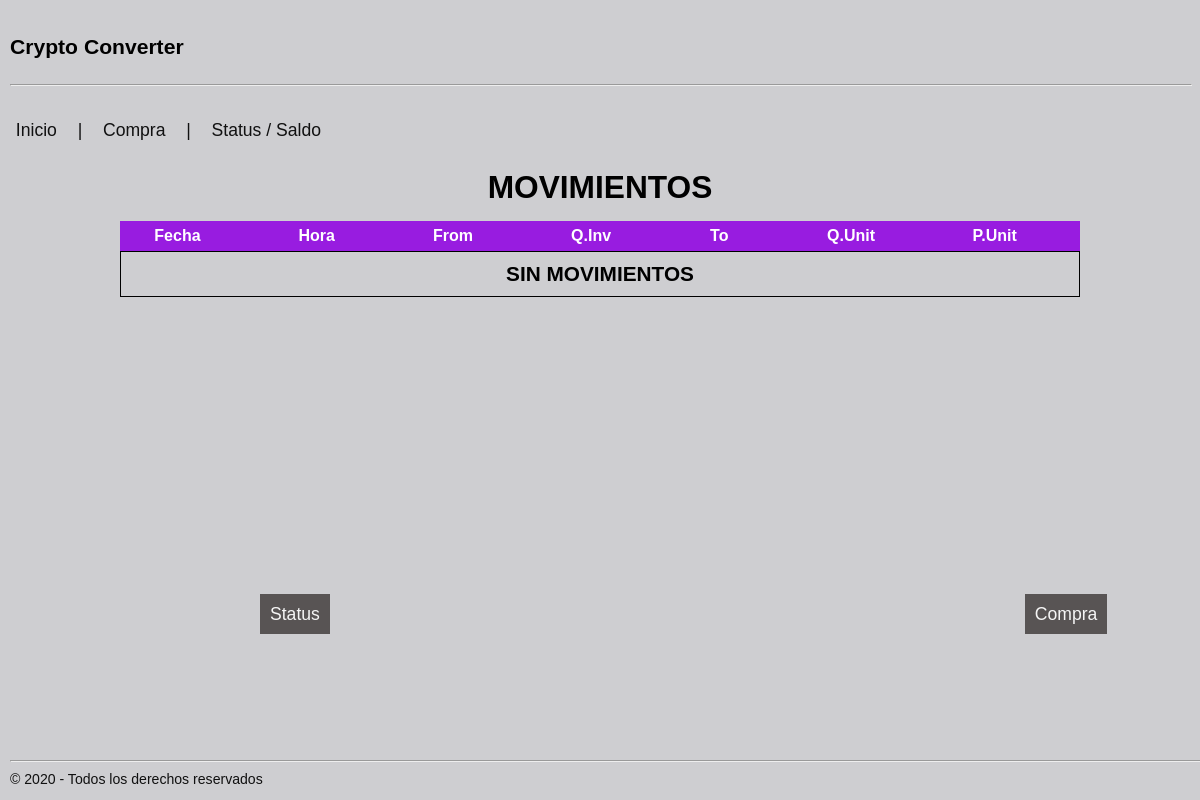
Before: / with the older database file.
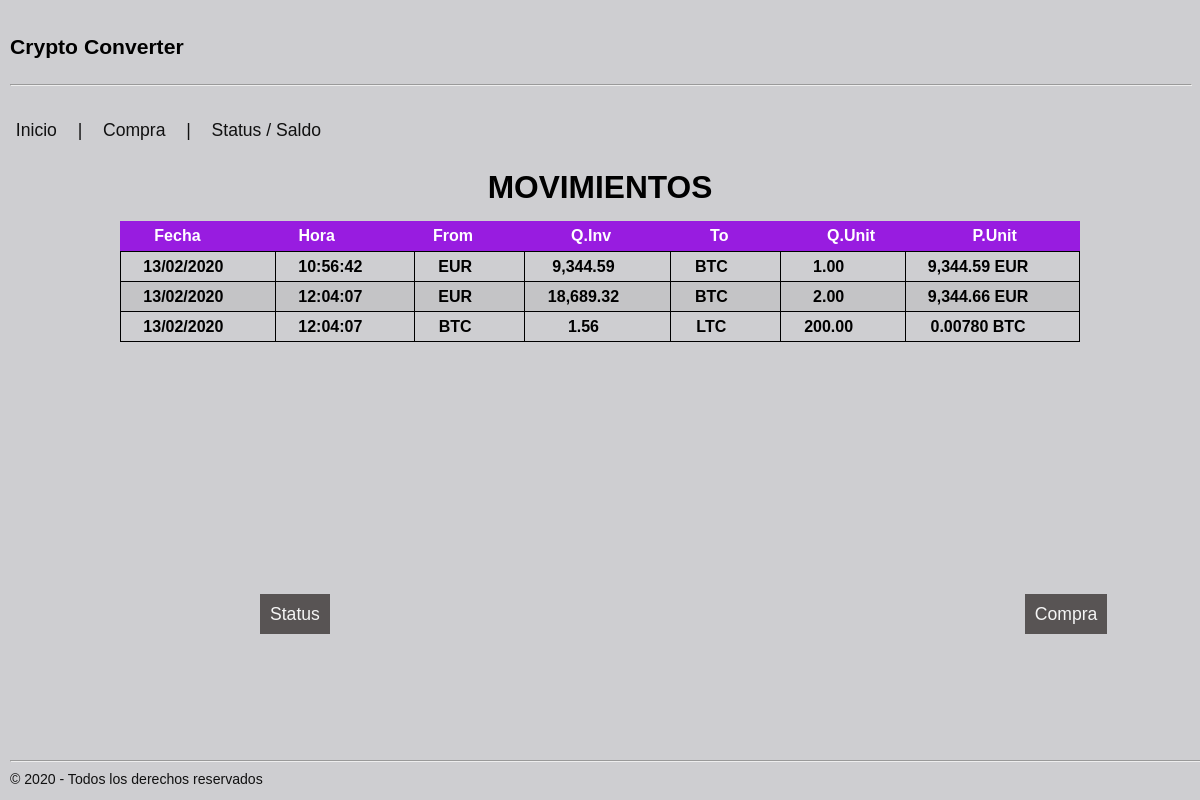
After: the same page with the newer database file.
### tables this page shows
CREATE TABLE "movements" (
	"Id"	INTEGER PRIMARY KEY AUTOINCREMENT,
	"date"	TEXT NOT NULL,
	"time"	TEXT NOT NULL,
	"from_currency"	TEXT NOT NULL,
	"from_quantity"	REAL NOT NULL,
	"to_currency"	TEXT NOT NULL,
	"to_quantity"	REAL NOT NULL,
	FOREIGN KEY("to_currency") REFERENCES "cryptos"("Id"),
	FOREIGN KEY("from_currency") REFERENCES "cryptos"("Id")
);

### crypto/routes.py (the view)
@app.route("/")
def index():
    registros = dataQuery("SELECT date, time, from_currency, from_quantity, to_currency, to_quantity FROM MOVEMENTS;")
    return render_template("index.html", registros = registros)

### crypto/routes.py (called while the page is built)
def dataQuery(consulta):
    conex = sqlite3.connect(BBDD)
    cursor = conex.cursor()
    movs = cursor.execute(consulta).fetchall()
    if len(movs) == 0:
        movs = None
    conex.commit()
    conex.close()
    return movs

### crypto/templates/index.html (shortened to what this page needs)
{% extends "base.html" %}
{% block content %}
    <h1 align="center" class="title">MOVIMIENTOS</h1>
    <table WIDTH="80%" class="primary" align="center">
        <thead>
            <tr>
                <th>Fecha</th>
                <th>Hora</th>
                <th>From</th>
                <th>Q.Inv</th>
                <th>To</th>
                <th>Q.Unit</th>
                <th>P.Unit</th>
            </tr>
        </thead>
        <tbody>
            {% if not registros %}
                <tr>
                    <td class="title_sin"> SIN MOVIMIENTOS </td>
                </tr>
            {% else %}
                {% for campo in registros %}
                    <tr class="movements">
                        <td>{{ campo[0]}}</td>
                        <td>{{ campo[1]}}</td>
                        <td>{{ campo[2]}}</td>
                        {% if campo[3] >= 1 %}
                        <td>{{ "{:,.2f}".format(campo[3])}}</td>
                        {% else %}
                        <td>{{ "{:,.5f}".format(campo[3])}}</td>
                        {% endif %}
                        <td>{{ campo[4] }}</td>
                        <td>{{ "{:,.2f}".format(campo[5])}}</td>
                        {% if campo[3]/campo[5] >= 1 %}
                        <td>{{ "{:,.2f}".format(campo[3]/campo[5]) }}&nbsp;{{ campo[2] }}</td>
                        {% else %}
                        <td>{{ "{:,.5f}".format(campo[3]/campo[5]) }}&nbsp;{{ campo[2] }}</td>
                        {% endif %}
                    </tr>
                {% endfor %}
            {% endif %}
        </tbody>
    </table>
        <a href="/status" class="myCoolButton1">Status</a>
        <a href="/purchase" class="myCoolButton2">Compra </a>
{% endblock %}

### crypto/templates/base.html (shortened to what this page needs)
<html lang="en">
<head>
    <link rel="stylesheet" href="/static/css/picnic.min.css">
    <link rel="stylesheet" href="/static/css/picnic.css">
    <link rel="stylesheet" href="/static/css/styles.css">
</head>
<body style="background-color:rgba(197, 197, 200, 0.835);">
    <header>
        <p>Crypto Converter</p>
        <hr width="100%" size="10" style="color: hsl(0, 0%, 0%);"/>
    </header>
    <a href="/" class="pseudo button">Inicio</a> | <a href="/purchase" class="pseudo button">Compra</a> | <a href="/status" class="pseudo button">Status / Saldo</a>
    <section class="container">
        {% block content %}{% endblock %}
    </section>
    <footer>
        <hr width="560%" size="10" style="color: hsl(0, 0%, 0%);"/>
        &copy 2020 - Todos los derechos reservados
    </footer>
</body>
</html>

### crypto/static/css/styles.css (style rules this page uses)
header { font-family: Verdana, Geneva, Tahoma, sans-serif; background-color: rgb(#981ce0); font-weight: bold; font-size: 1.2em; color: rgb(0, 0, 0); padding: 10px; }
footer { position:fixed; left:0px; bottom:0px; background-color: rgb(#fdfdfd); font-weight: normal; font-size: 0.8em; padding: 10px; }
.myCoolButton1 { background-color: #524e4ef3; color: whitesmoke; width: 320px; padding: 10px; border: 5px; position: relative; left: 260px; bottom:-50px }
.myCoolButton2 { background-color: #524e4ef3; color: whitesmoke; width: 320px; padding: 10px; border: 5px; position: relative; left: 950px; bottom:-50px }
.title { font-family: Verdana, Geneva, Tahoma, sans-serif; background-color: rgb(#000000); font-weight: bold; font-size: 1.8em; color: rgb(0, 0, 0); padding: 10px; }
.movements { font-family: Verdana, Geneva, Tahoma, sans-serif; background-color: rgb(#000000); font-weight: bold; font-size: 1.0em; color: rgb(0, 0, 0); padding: 10px; }
td { width: 650px; height: 30px; border: solid #000 1px ; }
th { width: 650px; height: 30px; text-align: center; }
thead { display: block; }
tbody { display: block; height: 300px; overflow-y: auto; overflow-x: hidden; }

Changed rows visible on the page:
added movements: date "13/02/2020", time "10:56:42", from_currency "EUR", from_quantity "9,344.59", to_currency "BTC", to_quantity "1.00", campo[3]/campo[5] "9,344.59"
added movements: date "13/02/2020", time "12:04:07", from_currency "EUR", from_quantity "18,689.32", to_currency "BTC", to_quantity "2.00", campo[3]/campo[5] "9,344.66"
added movements: date "13/02/2020", time "12:04:07", from_currency "BTC", from_quantity "1.56", to_currency "LTC", to_quantity "200.00", campo[3]/campo[5] "0.00780"
Other visible differences:
text no longer shown: "SIN MOVIMIENTOS"
